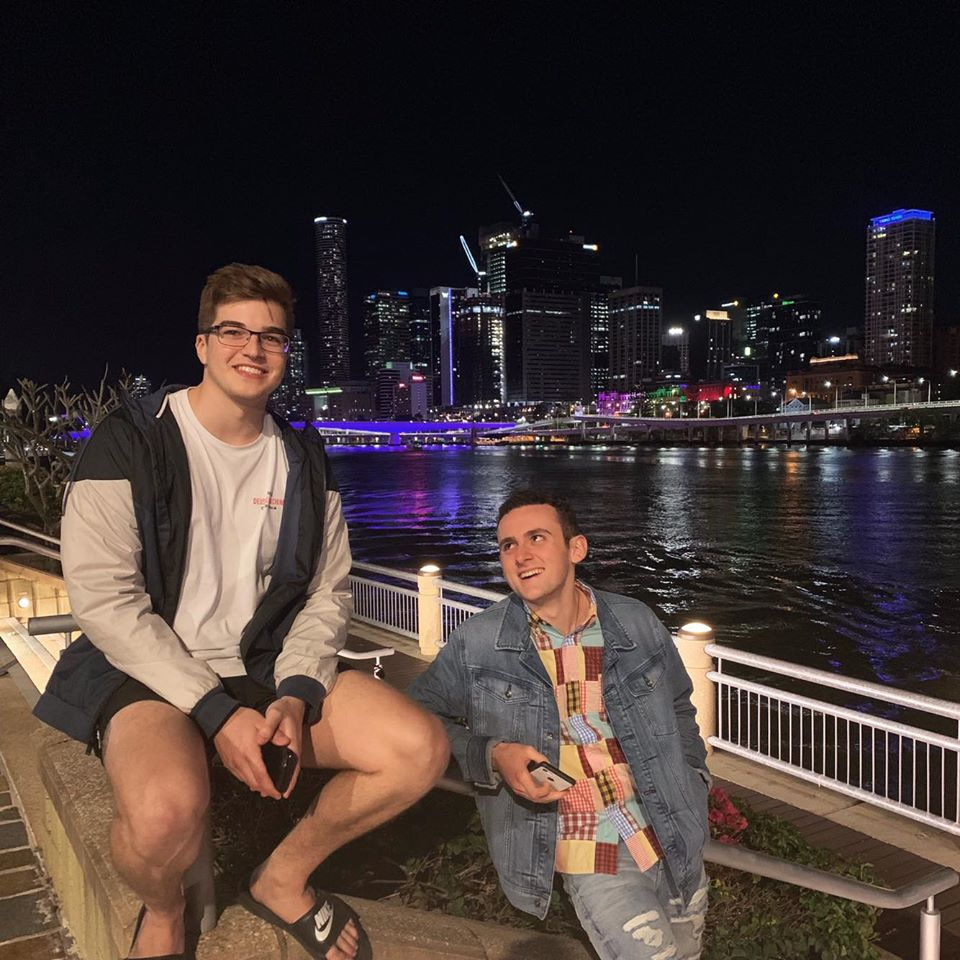
#> input picture inputs/southbank.jpg, 960 x 960 px; its folder holds only this picture in this run
$ python ImagesToImage.py --input inputs/southbank.jpg
#> lines starting #> are read from the running program, lines starting #| are printed output that depends on the picture; pictures that were not available may be replaced by others from this repository, and a replacement may not be noted
#> the answer given: inputs/southbank.jpg
### get_components.py
import cv2
import glob
import numpy as np

# returns images from PASCAL data set, and their avg colours
def get_component_images(imagesPath, imgsize):
    images = []
    avg_colours = []

    for image_path in glob.glob("{}/*.png".format(imagesPath)) + glob.glob("{}/*.jpg".format(imagesPath)):
        images_temp = cv2.imread(image_path, cv2.IMREAD_COLOR)
        images_temp = cv2.resize(images_temp, (imgsize, imgsize))
        images.append(images_temp)
        avg_colours.append(np.sum(np.sum(images_temp, axis=0), axis=0)/(imgsize**2))

    return images, np.array(avg_colours)

### ImagesToImage.py
# Still to do: Optimise image run through, by reducing number of images in folder (time consuming).

import cv2
import numpy as np
from itertools import product
from get_components import get_component_images
import argparse


# set arguments to be retrieved later
def get_args(img_name):
    image_name_inp = "inputs/" + img_name + ".jpg"
    image_name_out = "outputs/" + img_name + "_out_Images.jpg"

    args = argparse.ArgumentParser("Darren Gebler ImagesToImage")
    args.add_argument("--input", type=str, default=image_name_inp)  # Input image path
    args.add_argument("--output", type=str, default=image_name_out)  # Output image path
    args.add_argument("--images", type=str, default="images")  # PASCAL Image Data Set path
    args.add_argument("--imgsize", type=int, default=20)  # Size of each image
    arguments = args.parse_args()
    return arguments

# Core function behind finding images from PASCAL image data set
def core(args):
    input_image = cv2.imread(args.input, cv2.IMREAD_COLOR)  # Return input image
#> input_image is the input picture: shape (960, 960, 3); mean B, G, R 53.4, 56.5, 69.1
    height, width, number_channels = input_image.shape  # Returns height, width and number of channels
#> height = 960; width = 960; number_channels = 3
    blank_image = np.zeros((height, width, 3), np.uint8)  # Allocates memory for blank image
    images, avg_colours = get_component_images(args.images, args.imgsize)  # Returns images for PASCAL Image data set
#> in get_component_images, `images_temp = cv2.resize(images_temp, (imgsize, imgsize))`:
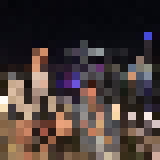
#> images_temp: shape (20, 20, 3) (shown 8 times larger); mean B, G, R 55, 57.6, 69.7
#> images = 1 item; avg_colours = [[54.98, 57.63, 69.71]]
    # and Average Colours of images

    # Divides image into segments to find ideal PASCAL image
    for x, y in product(range(int(width / args.imgsize)), range(int(height / args.imgsize))):
        part_of_input = input_image[y * args.imgsize: (y + 1) * args.imgsize, x * args.imgsize: (x + 1) * args.imgsize,
                        :]  # Splitting image into segments
        part_of_avgcolour = np.sum(np.sum(part_of_input, axis=0), axis=0) / (args.imgsize ** 2)  # Calculating average
        # colour of segmented image
        matrices = np.linalg.norm(part_of_avgcolour - avg_colours, axis=1)  # Normalises segements average colour and
        # average colour retrieved form PASCAL set
        min_values = np.argmin(matrices)  # return minimum values along axis
        blank_image[y * args.imgsize: (y + 1) * args.imgsize, x * args.imgsize:(x + 1) * args.imgsize, :] = images[min_values]
#> this loop made 2304 passes
#> (part_of_avgcolour, matrices) on passes 1 to 3: ([11.33, 6.17, 7.17], [92]), ([12.34, 6.78, 7.78], [90.77]), ([12.48, 6.92, 7.68], [90.69])
#> pass 1, in core, `part_of_input = input_image[y * args.imgsize: (y + 1) * args.imgsize, ..`:
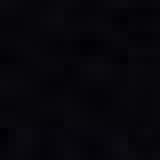
#> part_of_input: shape (20, 20, 3) (shown 8 times larger); mean B, G, R 11.33, 6.17, 7.17
#> after the loop:
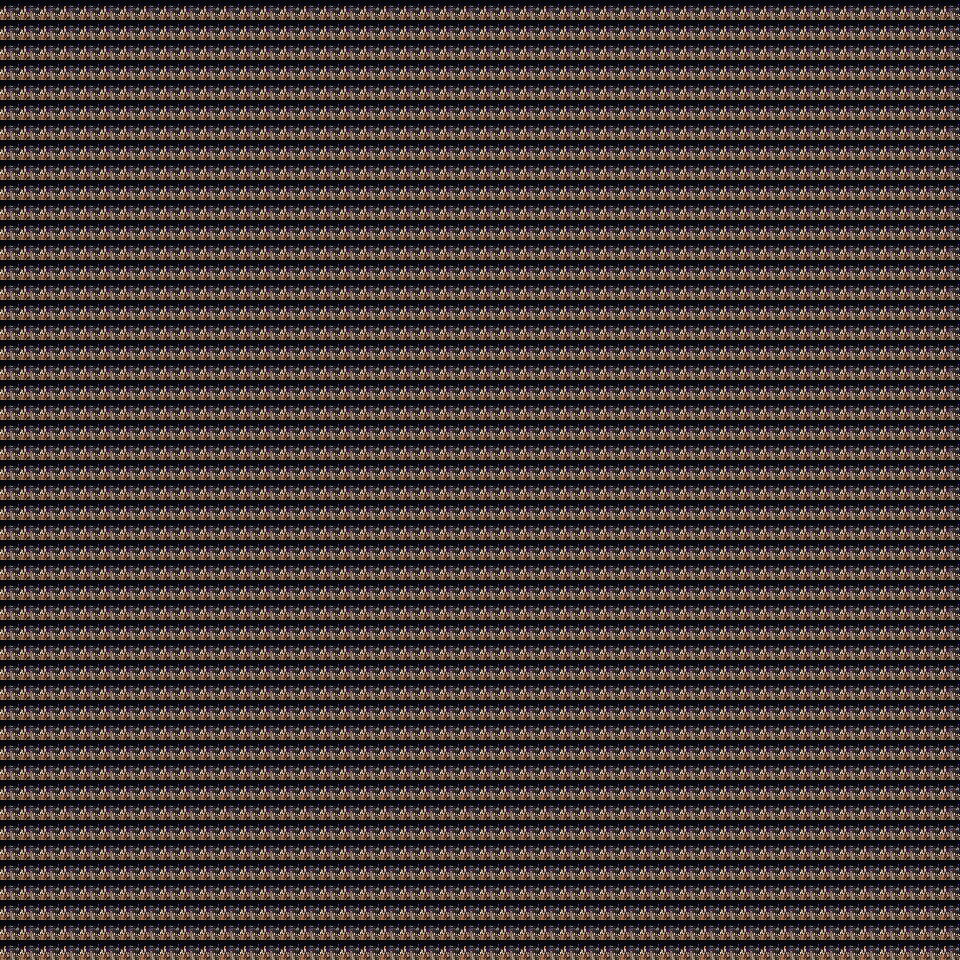
#> blank_image: shape (960, 960, 3); mean B, G, R 55, 57.6, 69.7
        # Add chosen PASCAL image to blank image in location of segmented input image

    cv2.imwrite(args.output, blank_image)  # Write new image


if __name__ == '__main__':
    print("Enter the Input Image Name: ")
    img_name = input()
    args = get_args(img_name)
    core(args)
